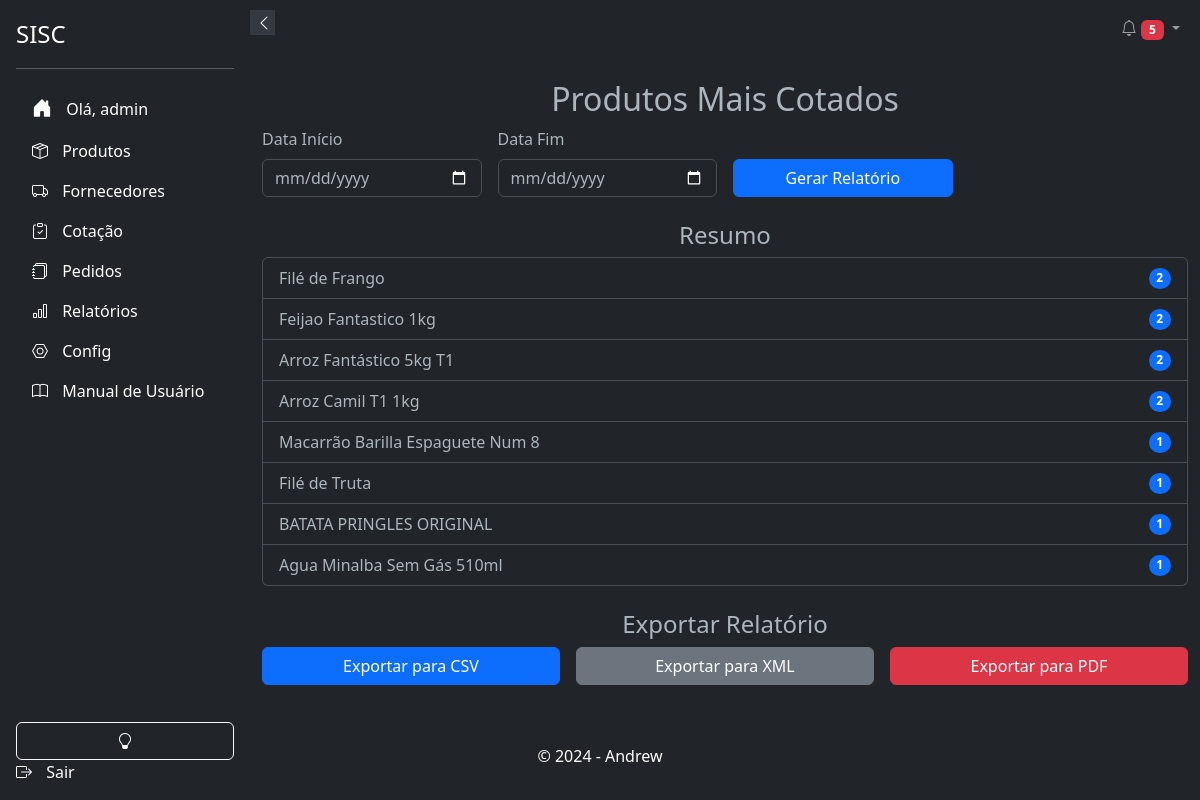
Screenshot of /relatorios/produtos-mais-cotados/ (signed in) with the database file from the repository.
### products/models.py (models this page shows, shortened)
class Product(models.Model):
    UNIDADE_CHOICES = (
        ('mm', 'Milímetro'),
        ('cm', 'Centímetro'),
        ('m', 'Metro'),
    )
    UNIDADE_DE_MEDIDA_CHOICES = [
        ('Kg', 'Quilo'),
        ('Dp', 'Display'),
        ('Un', 'Unidade'),
        ('Cx', 'Caixa'),
        ('Fd', 'Fardo'),
        ('Pct', 'Pacote'),
        ('Sch', 'Sache'),
        ('Tp', 'Take Profit'),
    ]
    id = models.AutoField(primary_key=True)
    ean = models.CharField(max_length=13, unique=True, blank=True, null=True)
    sku = models.CharField("SKU", max_length=255, unique=True, blank=True, null=True)
    name = models.CharField(max_length=255)
    brand = models.ForeignKey(Brand, on_delete=models.PROTECT, related_name='products', blank=True, null=True)
    product_line = models.ForeignKey(ProductLine, on_delete=models.PROTECT, related_name='products', blank=True, null=True)
    department = models.ForeignKey(Departamento, on_delete=models.PROTECT, related_name='products', blank=True, null=True)
    category = models.ForeignKey(Category, on_delete=models.PROTECT, related_name='products', blank=True, null=True)
    subcategory = models.ForeignKey(Subcategory, on_delete=models.PROTECT, related_name='products', blank=True, null=True)
    status = models.BooleanField(default=True)
    photo = models.ImageField(upload_to='products/', blank=True, null=True)
    notas = models.TextField("Notas", blank=True, null=True)
    descricao = models.TextField(_("Descrição"), max_length=50, blank=True)
    preco_de_custo = models.DecimalField(_("Preço de Custo"), max_digits=10, decimal_places=3, blank=True, null=True)
    altura_embalagem = models.DecimalField(max_digits=10, decimal_places=3, blank=True, null=True, verbose_name='Altura da Embalagem')
    largura_embalagem = models.DecimalField(max_digits=10, decimal_places=3, blank=True, null=True, verbose_name='Largura da Embalagem')
    comprimento_embalagem = models.DecimalField(max_digits=10, decimal_places=3, blank=True, null=True, verbose_name='Comprimento da Embalagem')
    espessura_embalagem = models.DecimalField(max_digits=10, decimal_places=3, blank=True, null=True, verbose_name='Espessura da Embalagem')
    raio_embalagem = models.DecimalField(max_digits=10, decimal_places=3, blank=True, null=True, verbose_name='Raio da Embalagem')
    unidade_altura = models.CharField(max_length=2, choices=UNIDADE_CHOICES, blank=True, null=True, verbose_name='Unidade de Medida Altura')
    unidade_largura = models.CharField(max_length=2, choices=UNIDADE_CHOICES, blank=True, null=True, verbose_name='Unidade de Medida Largura')
    unidade_comprimento = models.CharField(max_length=2, choices=UNIDADE_CHOICES, blank=True, null=True, verbose_name='Unidade de Medida Comprimento')
    unidade_espessura = models.CharField(max_length=2, choices=UNIDADE_CHOICES, blank=True, null=True, verbose_name='Unidade de Medida Espessura')
    unidade_raio = models.CharField(max_length=2, choices=UNIDADE_CHOICES, blank=True, null=True, verbose_name='Unidade de Medida Raio')
    unidade_de_medida = models.CharField(_("Unidade de Medida"), max_length=50, blank=True, null=True, choices=UNIDADE_DE_MEDIDA_CHOICES)
    quantidade_por_volume = models.PositiveIntegerField(blank=True, null=True, verbose_name='Quantidade por Volume')
    data_de_validade = models.DateField(_("Data de Validade"), blank=True, null=True)
    history = HistoricalRecords()

### relatorios/views.py (the view, shortened to what this page needs)
# urls.py: path('produtos-mais-cotados/', ProdutosMaisCotadosView.as_view(), name='produtos_mais_cotados'),
@method_decorator(login_required(login_url=''), name='dispatch')
class ProdutosMaisCotadosView(TemplateView):
    template_name = 'relatorios/produtos_mais_cotados.html'
    def get(self, request):
        data_inicio = request.GET.get('data_inicio')
        data_fim = request.GET.get('data_fim')
        if data_inicio and data_fim:
            itens_cotacao = ItemCotacao.objects.filter(cotacao__data_abertura__gte=data_inicio, cotacao__data_fechamento__lte=data_fim)
        else:
            itens_cotacao = ItemCotacao.objects.all()
        produtos_mais_cotados = itens_cotacao.values('produto__name').annotate(total=Count('produto')).order_by('-total')[:10]
        context = {
            'produtos_mais_cotados': produtos_mais_cotados,
        }
        return render(request, self.template_name, context)

### relatorios/templates/relatorios/produtos_mais_cotados.html (shortened to what this page needs)
{% extends 'base.html' %}
{% block content %}
<div class="container my-4">
    <h2 class="text-center">Produtos Mais Cotados</h2>
    <form method="get" class="row g-3">
        <div class="col-md-3">
            <label for="data_inicio" class="form-label">Data Início</label>
            <input type="date" id="data_inicio" name="data_inicio" class="form-control" required>
        </div>
        <div class="col-md-3">
            <label for="data_fim" class="form-label">Data Fim</label>
            <input type="date" id="data_fim" name="data_fim" class="form-control" required>
        </div>
        <div class="col-md-3 d-flex align-items-end">
            <button type="submit" class="btn btn-primary w-100">Gerar Relatório</button>
        </div>
    </form>
    <div class="row mt-4">
        <div class="col-md-12">
            <h4 class="text-center">Resumo</h4>
            <ul class="list-group">
                {% for produto in produtos_mais_cotados %}
                <li class="list-group-item d-flex justify-content-between align-items-center">
                    {{ produto.produto__name }}
                    <span class="badge bg-primary rounded-pill">{{ produto.total }}</span>
                </li>
                {% endfor %}
            </ul>
        </div>
    </div>
    <div class="row mt-4">
        <div class="col-md-12">
            <h4 class="text-center">Exportar Relatório</h4>
            <form method="post" class="row g-3">
                <div class="col-md-4">
                    <button type="submit" name="formato" value="csv" class="btn btn-primary w-100">Exportar para CSV</button>
                </div>
                <div class="col-md-4">
                    <button type="submit" name="formato" value="xml" class="btn btn-secondary w-100">Exportar para XML</button>
                </div>
                <div class="col-md-4">
                    <button type="submit" name="formato" value="pdf" class="btn btn-danger w-100">Exportar para PDF</button>
                </div>
            </form>
        </div>
    </div>
</div>
{% endblock %}

### app/templates/components/_sidebar.html (shortened to what this page needs)
<!DOCTYPE html>
<html>
<head>
    <link href="https://cdn.jsdelivr.net/npm/bootstrap@5.3.0-alpha3/dist/css/bootstrap.min.css" rel="stylesheet">
    <link rel="stylesheet" href="https://cdn.jsdelivr.net/npm/bootstrap-icons@1.10.5/font/bootstrap-icons.css">
</head>
<body>
    <div class="sidebar d-flex flex-column flex-shrink-0 p-3 text-white bg-dark" id="sidebar">
        <button class="sidebar-toggle" onclick="toggleSidebar()">
            <i id="sidebar-toggle-icon" class="bi bi-chevron-left"></i>
        </button>
        <a href="#" class="d-flex align-items-center mb-3 mb-md-0 me-md-auto text-white text-decoration-none">
            <span class="fs-4">SISC</span>
        </a>
        <hr>
        {% if user.is_authenticated %}
            <ul class="nav nav-pills flex-column mb-auto">
                <li class="nav-item">
                    <a href="{% url 'accounts:home' %}" class="nav-link text-white" aria-current="page">
                        <i class="bi bi-house-door-fill fs-5"></i>
                        <span>Olá, {{ user.username }}</span>
                    </a>
                </li>
                <li>
                    <a href="{% url 'products:products_list' %}" class="nav-link text-white">
                        <i class="bi bi-box-seam"></i>
                        <span>Produtos</span>
                    </a>
                </li>
                <li>
                    <a href="{% url 'suppliers:supplier_list' %}" class="nav-link text-white">
                        <i class="bi bi-truck "></i>
                        <span>Fornecedores</span>
                    </a>
                </li>
                <li>
                    <a href="{% url 'cotacao:cotacao_list' %}" class="nav-link text-white">
                        <i class="bi bi-clipboard-check"></i>
                        <span>Cotação</span>
                    </a>
                </li>
                <li>
                    <a href="{% url 'respostas:listar_pedidos' %}" class="nav-link text-white">
                        <i class="bi bi-journals"></i>
                        <span>Pedidos</span>
                    </a>
                </li>
                <li>
                    <a href="{% url 'relatorios:gerar_relatorios' %}" class="nav-link text-white">
                        <i class="bi bi-bar-chart"></i>
                        <span>Relatórios</span>
                    </a>
                </li>
                <li>
                    <a href="{% url 'admin:index' %}" class="nav-link text-white">
                        <i class="bi bi-nut"></i>
                        <span>Config</span>
                    </a>
                </li>
                <li>
                    <a href="{% url 'relatorios:manual_usuario' %}" class="nav-link text-white">
                        <i class="bi bi-book"></i>
                        <span>Manual de Usuário</span>
                    </a>
                </li>
            <br>
            </ul>
            <button class="btn btn-outline-light" onclick="toggleTheme()">
                <i id="theme-toggle-icon" class="bi bi-lightbulb-fill"></i>
            </button>
            <a href="{% url 'accounts:logout' %}" class="nav-link text-white">
                <i class="bi bi-box-arrow-right"></i>
                <span>Sair</span>
            </a>
        {% else %}
            <a href="{% url 'accounts:login' %}" class="nav-link text-white">
                <i class="bi bi-box-arrow-in-right"></i>
                <span>Login</span>
            </a>
        {% endif %}
    </div>
</body>
</html>

### app/templates/base.html (style rules this page uses)
body, html { height: 100%; margin: 0; display: flex; flex-direction: column; }

### app/templates/components/_sidebar.html (style rules this page uses)
.sidebar { width: 250px; height: 100vh; position: fixed; top: 0; left: 0; background-color: #343a40; transition: all 0.3s; z-index: 1000; }
.sidebar .nav-link { white-space: nowrap; overflow: hidden; text-overflow: ellipsis; }
.sidebar .nav-link i { margin-right: 10px; }
.sidebar-toggle { position: absolute; top: 10px; right: -25px; width: 25px; height: 25px; background-color: #343a40; border: none; color: white; cursor: pointer; z-index: 1100; }

### rows the page displays
Product: produto__name "Filé de Frango", total "2"
Product: produto__name "Feijao Fantastico 1kg", total "2"
Product: produto__name "Arroz Fantástico 5kg T1", total "2"
Product: produto__name "Arroz Camil T1 1kg", total "2"
Product: produto__name "Macarrão Barilla Espaguete Num 8", total "1"
Product: produto__name "Filé de Truta", total "1"
Product: produto__name "BATATA PRINGLES ORIGINAL", total "1"
Product: produto__name "Agua Minalba Sem Gás 510ml", total "1"

### other values shown
{{ notifications|length }} "5"
{{ user.username }} "admin"
